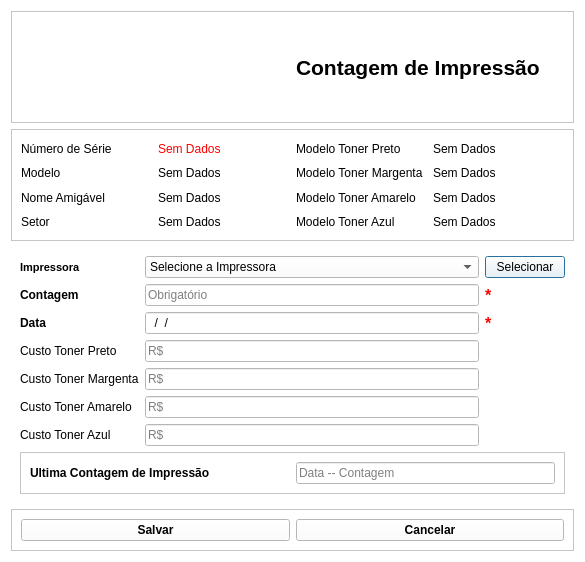
<?xml version="1.0" encoding="UTF-8"?>
<ui version="4.0">
 <class>ContagemImp</class>
 <widget class="QDialog" name="ContagemImp">
  <property name="windowModality">
   <enum>Qt::NonModal</enum>
  </property>
  <property name="geometry">
   <rect>
    <x>0</x>
    <y>0</y>
    <width>585</width>
    <height>562</height>
   </rect>
  </property>
  <property name="acceptDrops">
   <bool>true</bool>
  </property>
  <property name="windowTitle">
   <string>Coleta de Impressão</string>
  </property>
  <property name="styleSheet">
   <string notr="true">background-color: rgb(255, 255, 255);</string>
  </property>
  <layout class="QVBoxLayout" name="verticalLayout">
   <item>
    <widget class="QFrame" name="frame_4">
     <property name="frameShape">
      <enum>QFrame::StyledPanel</enum>
     </property>
     <property name="frameShadow">
      <enum>QFrame::Raised</enum>
     </property>
     <layout class="QHBoxLayout" name="horizontalLayout">
      <item>
       <widget class="QLabel" name="TX_Foto">
        <property name="sizePolicy">
         <sizepolicy hsizetype="Minimum" vsizetype="Minimum">
          <horstretch>0</horstretch>
          <verstretch>0</verstretch>
         </sizepolicy>
        </property>
        <property name="text">
         <string/>
        </property>
        <property name="pixmap">
         <pixmap>../Arte/copy_paste_document_file_1557.ico</pixmap>
        </property>
        <property name="scaledContents">
         <bool>false</bool>
        </property>
        <property name="alignment">
         <set>Qt::AlignCenter</set>
        </property>
       </widget>
      </item>
      <item>
       <widget class="QLabel" name="TX_Titulo">
        <property name="font">
         <font>
          <family>Arial</family>
          <pointsize>16</pointsize>
          <weight>75</weight>
          <bold>true</bold>
         </font>
        </property>
        <property name="text">
         <string>Contagem de Impressão</string>
        </property>
        <property name="alignment">
         <set>Qt::AlignLeading|Qt::AlignLeft|Qt::AlignVCenter</set>
        </property>
       </widget>
      </item>
     </layout>
    </widget>
   </item>
   <item>
    <widget class="QFrame" name="frame_3">
     <property name="frameShape">
      <enum>QFrame::StyledPanel</enum>
     </property>
     <property name="frameShadow">
      <enum>QFrame::Raised</enum>
     </property>
     <layout class="QGridLayout" name="gridLayout_4">
      <item row="2" column="0">
       <widget class="QLabel" name="TX_Modelo">
        <property name="text">
         <string>Modelo</string>
        </property>
       </widget>
      </item>
      <item row="3" column="1">
       <widget class="QLabel" name="Info_Amigavel">
        <property name="text">
         <string>Sem Dados</string>
        </property>
       </widget>
      </item>
      <item row="3" column="0">
       <widget class="QLabel" name="TX_Amigavel">
        <property name="text">
         <string>Nome Amigável</string>
        </property>
       </widget>
      </item>
      <item row="2" column="1">
       <widget class="QLabel" name="Info_Modelo">
        <property name="text">
         <string>Sem Dados</string>
        </property>
       </widget>
      </item>
      <item row="5" column="0">
       <widget class="QLabel" name="TX_Setor">
        <property name="text">
         <string>Setor</string>
        </property>
       </widget>
      </item>
      <item row="0" column="2">
       <widget class="QLabel" name="TX_MPreto">
        <property name="text">
         <string>Modelo Toner Preto</string>
        </property>
       </widget>
      </item>
      <item row="5" column="1">
       <widget class="QLabel" name="Info_Setor">
        <property name="text">
         <string>Sem Dados</string>
        </property>
       </widget>
      </item>
      <item row="5" column="2">
       <widget class="QLabel" name="TX_MAzul">
        <property name="text">
         <string>Modelo Toner Azul</string>
        </property>
       </widget>
      </item>
      <item row="5" column="3">
       <widget class="QLabel" name="Info_MAzul">
        <property name="text">
         <string>Sem Dados</string>
        </property>
       </widget>
      </item>
      <item row="3" column="3">
       <widget class="QLabel" name="Info_MAmarelo">
        <property name="text">
         <string>Sem Dados</string>
        </property>
       </widget>
      </item>
      <item row="2" column="2">
       <widget class="QLabel" name="TX_MMargenta">
        <property name="text">
         <string>Modelo Toner Margenta</string>
        </property>
       </widget>
      </item>
      <item row="0" column="3">
       <widget class="QLabel" name="Info_MPreto">
        <property name="text">
         <string>Sem Dados</string>
        </property>
       </widget>
      </item>
      <item row="2" column="3">
       <widget class="QLabel" name="Info_MMargenta">
        <property name="text">
         <string>Sem Dados</string>
        </property>
       </widget>
      </item>
      <item row="0" column="1">
       <widget class="QLabel" name="Info_Num">
        <property name="styleSheet">
         <string notr="true">color: rgb(255, 0, 0);</string>
        </property>
        <property name="text">
         <string>Sem Dados</string>
        </property>
       </widget>
      </item>
      <item row="0" column="0">
       <widget class="QLabel" name="TX_Num">
        <property name="text">
         <string>Número de Série</string>
        </property>
       </widget>
      </item>
      <item row="3" column="2">
       <widget class="QLabel" name="TX_MAmarelo">
        <property name="text">
         <string>Modelo Toner Amarelo</string>
        </property>
       </widget>
      </item>
     </layout>
    </widget>
   </item>
   <item>
    <layout class="QGridLayout" name="gridLayout">
     <item row="1" column="0">
      <widget class="QFrame" name="frame">
       <property name="enabled">
        <bool>true</bool>
       </property>
       <property name="font">
        <font>
         <family>Arial</family>
         <kerning>true</kerning>
        </font>
       </property>
       <property name="frameShape">
        <enum>QFrame::NoFrame</enum>
       </property>
       <property name="frameShadow">
        <enum>QFrame::Plain</enum>
       </property>
       <layout class="QGridLayout" name="gridLayout_2">
        <item row="5" column="0">
         <widget class="QLabel" name="TX_CPreto">
          <property name="text">
           <string>Custo Toner Preto</string>
          </property>
         </widget>
        </item>
        <item row="1" column="1">
         <widget class="QComboBox" name="CP_Impressora">
          <property name="font">
           <font>
            <family>Arial</family>
           </font>
          </property>
          <property name="focusPolicy">
           <enum>Qt::WheelFocus</enum>
          </property>
          <property name="contextMenuPolicy">
           <enum>Qt::DefaultContextMenu</enum>
          </property>
          <item>
           <property name="text">
            <string>Selecione a Impressora</string>
           </property>
          </item>
         </widget>
        </item>
        <item row="3" column="0">
         <widget class="QLabel" name="TX_Contagem">
          <property name="font">
           <font>
            <family>Arial</family>
            <weight>75</weight>
            <bold>true</bold>
           </font>
          </property>
          <property name="text">
           <string>Contagem</string>
          </property>
         </widget>
        </item>
        <item row="1" column="0">
         <widget class="QLabel" name="TX_Impressora">
          <property name="font">
           <font>
            <family>Arial</family>
            <pointsize>8</pointsize>
            <weight>75</weight>
            <bold>true</bold>
           </font>
          </property>
          <property name="text">
           <string>Impressora</string>
          </property>
         </widget>
        </item>
        <item row="7" column="0">
         <widget class="QLabel" name="TX_CAmarelo">
          <property name="text">
           <string>Custo Toner Amarelo</string>
          </property>
         </widget>
        </item>
        <item row="6" column="0">
         <widget class="QLabel" name="TX_CMargenta">
          <property name="text">
           <string>Custo Toner Margenta</string>
          </property>
         </widget>
        </item>
        <item row="8" column="0">
         <widget class="QLabel" name="TX_CAzul">
          <property name="text">
           <string>Custo Toner Azul</string>
          </property>
         </widget>
        </item>
        <item row="4" column="0">
         <widget class="QLabel" name="TX_Data">
          <property name="font">
           <font>
            <family>Arial</family>
            <weight>75</weight>
            <bold>true</bold>
           </font>
          </property>
          <property name="text">
           <string>Data</string>
          </property>
         </widget>
        </item>
        <item row="1" column="2">
         <widget class="QPushButton" name="BT_Selecionar">
          <property name="text">
           <string>Selecionar</string>
          </property>
         </widget>
        </item>
        <item row="3" column="1">
         <widget class="QLineEdit" name="CP_Contagem">
          <property name="font">
           <font>
            <family>Arial</family>
           </font>
          </property>
          <property name="placeholderText">
           <string>Obrigatório</string>
          </property>
         </widget>
        </item>
        <item row="3" column="2">
         <widget class="QLabel" name="TX_Dobrigatorio">
          <property name="font">
           <font>
            <family>Arial</family>
            <pointsize>12</pointsize>
            <weight>75</weight>
            <bold>true</bold>
           </font>
          </property>
          <property name="styleSheet">
           <string notr="true">color: rgb(255, 0, 0);</string>
          </property>
          <property name="text">
           <string>*</string>
          </property>
         </widget>
        </item>
        <item row="4" column="1">
         <widget class="QLineEdit" name="CP_Data">
          <property name="font">
           <font>
            <family>Arial</family>
           </font>
          </property>
          <property name="whatsThis">
           <string/>
          </property>
          <property name="inputMask">
           <string>99/99/9999</string>
          </property>
          <property name="text">
           <string>//</string>
          </property>
          <property name="echoMode">
           <enum>QLineEdit::Normal</enum>
          </property>
          <property name="placeholderText">
           <string/>
          </property>
         </widget>
        </item>
        <item row="4" column="2">
         <widget class="QLabel" name="TX_Cobrigatorio">
          <property name="font">
           <font>
            <family>Arial</family>
            <pointsize>12</pointsize>
            <weight>75</weight>
            <bold>true</bold>
           </font>
          </property>
          <property name="whatsThis">
           <string>&lt;html&gt;&lt;head/&gt;&lt;body&gt;&lt;p&gt;&lt;br/&gt;&lt;/p&gt;&lt;/body&gt;&lt;/html&gt;</string>
          </property>
          <property name="styleSheet">
           <string notr="true">color: rgb(255, 0, 0);</string>
          </property>
          <property name="text">
           <string>*</string>
          </property>
         </widget>
        </item>
        <item row="5" column="1">
         <widget class="QLineEdit" name="CP_CPreto">
          <property name="font">
           <font>
            <family>Arial</family>
           </font>
          </property>
          <property name="autoFillBackground">
           <bool>false</bool>
          </property>
          <property name="inputMask">
           <string/>
          </property>
          <property name="text">
           <string/>
          </property>
          <property name="maxLength">
           <number>32767</number>
          </property>
          <property name="dragEnabled">
           <bool>false</bool>
          </property>
          <property name="readOnly">
           <bool>false</bool>
          </property>
          <property name="placeholderText">
           <string>R$</string>
          </property>
          <property name="clearButtonEnabled">
           <bool>false</bool>
          </property>
         </widget>
        </item>
        <item row="6" column="1">
         <widget class="QLineEdit" name="CP_CMargenta">
          <property name="font">
           <font>
            <family>Arial</family>
           </font>
          </property>
          <property name="inputMask">
           <string/>
          </property>
          <property name="placeholderText">
           <string>R$</string>
          </property>
         </widget>
        </item>
        <item row="7" column="1">
         <widget class="QLineEdit" name="CP_CAmarelo">
          <property name="font">
           <font>
            <family>Arial</family>
           </font>
          </property>
          <property name="inputMask">
           <string/>
          </property>
          <property name="placeholderText">
           <string>R$</string>
          </property>
         </widget>
        </item>
        <item row="8" column="1">
         <widget class="QLineEdit" name="CP_CAzul">
          <property name="font">
           <font>
            <family>Arial</family>
           </font>
          </property>
          <property name="inputMethodHints">
           <set>Qt::ImhNone</set>
          </property>
          <property name="inputMask">
           <string/>
          </property>
          <property name="frame">
           <bool>true</bool>
          </property>
          <property name="cursorPosition">
           <number>0</number>
          </property>
          <property name="alignment">
           <set>Qt::AlignLeading|Qt::AlignLeft|Qt::AlignVCenter</set>
          </property>
          <property name="dragEnabled">
           <bool>true</bool>
          </property>
          <property name="readOnly">
           <bool>false</bool>
          </property>
          <property name="placeholderText">
           <string>R$</string>
          </property>
          <property name="cursorMoveStyle">
           <enum>Qt::LogicalMoveStyle</enum>
          </property>
         </widget>
        </item>
        <item row="9" column="0" colspan="3">
         <widget class="QFrame" name="frame_5">
          <property name="frameShape">
           <enum>QFrame::StyledPanel</enum>
          </property>
          <property name="frameShadow">
           <enum>QFrame::Raised</enum>
          </property>
          <layout class="QGridLayout" name="gridLayout_5">
           <item row="1" column="0">
            <widget class="QLabel" name="TX_UContagem">
             <property name="sizePolicy">
              <sizepolicy hsizetype="Preferred" vsizetype="Maximum">
               <horstretch>0</horstretch>
               <verstretch>0</verstretch>
              </sizepolicy>
             </property>
             <property name="font">
              <font>
               <family>Arial</family>
               <weight>75</weight>
               <bold>true</bold>
              </font>
             </property>
             <property name="text">
              <string>Ultima Contagem de Impressão</string>
             </property>
            </widget>
           </item>
           <item row="1" column="1">
            <widget class="QLineEdit" name="CP_UltimaContagem">
             <property name="enabled">
              <bool>false</bool>
             </property>
             <property name="sizePolicy">
              <sizepolicy hsizetype="Minimum" vsizetype="Fixed">
               <horstretch>0</horstretch>
               <verstretch>0</verstretch>
              </sizepolicy>
             </property>
             <property name="placeholderText">
              <string>Data -- Contagem</string>
             </property>
            </widget>
           </item>
          </layout>
         </widget>
        </item>
       </layout>
      </widget>
     </item>
    </layout>
   </item>
   <item>
    <widget class="QFrame" name="frame_2">
     <property name="sizePolicy">
      <sizepolicy hsizetype="MinimumExpanding" vsizetype="Maximum">
       <horstretch>0</horstretch>
       <verstretch>0</verstretch>
      </sizepolicy>
     </property>
     <property name="frameShape">
      <enum>QFrame::StyledPanel</enum>
     </property>
     <property name="frameShadow">
      <enum>QFrame::Raised</enum>
     </property>
     <layout class="QHBoxLayout" name="horizontalLayout_2">
      <item>
       <widget class="QPushButton" name="BT_Salvar">
        <property name="font">
         <font>
          <family>Arial</family>
          <weight>75</weight>
          <bold>true</bold>
         </font>
        </property>
        <property name="text">
         <string>Salvar</string>
        </property>
        <property name="icon">
         <iconset>
          <normaloff>../Arte/check_ok_accept_apply_1582.ico</normaloff>../Arte/check_ok_accept_apply_1582.ico</iconset>
        </property>
       </widget>
      </item>
      <item>
       <widget class="QPushButton" name="BT_Cancelar">
        <property name="font">
         <font>
          <family>Arial</family>
          <weight>75</weight>
          <bold>true</bold>
         </font>
        </property>
        <property name="text">
         <string>Cancelar</string>
        </property>
        <property name="icon">
         <iconset>
          <normaloff>../Arte/delete_delete_exit_1577.ico</normaloff>../Arte/delete_delete_exit_1577.ico</iconset>
        </property>
       </widget>
      </item>
     </layout>
    </widget>
   </item>
  </layout>
 </widget>
 <tabstops>
  <tabstop>CP_Impressora</tabstop>
  <tabstop>CP_Contagem</tabstop>
  <tabstop>CP_Data</tabstop>
  <tabstop>CP_CPreto</tabstop>
  <tabstop>CP_CMargenta</tabstop>
  <tabstop>CP_CAmarelo</tabstop>
  <tabstop>CP_CAzul</tabstop>
  <tabstop>BT_Salvar</tabstop>
  <tabstop>BT_Cancelar</tabstop>
 </tabstops>
 <resources/>
 <connections/>
</ui>
